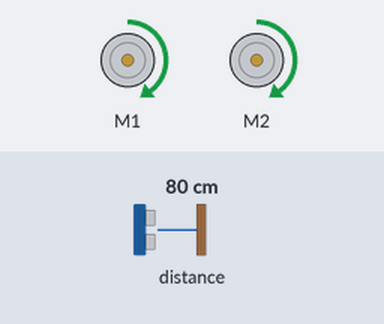
This program was run on a simulated BBC micro:bit (MakeCode). Parts: 2 × DC motor (green arrow = forward, orange = backward, longer = faster). The inputs (shaded band) are chosen by the test bench; at power-on: distance to the obstacle 80 cm. Random numbers come from a fixed seed.

Above: at 1.2 s.
1.3 s: distance to the obstacle set to 55 cm
2.8 s: distance to the obstacle set to 45 cm
At 3.5 s:
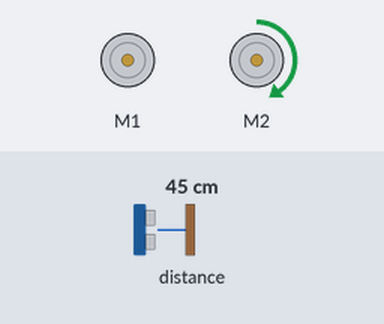
5.8 s: distance to the obstacle set to 60 cm
7.6 s: distance to the obstacle set to 2 cm
At 8.2 s:
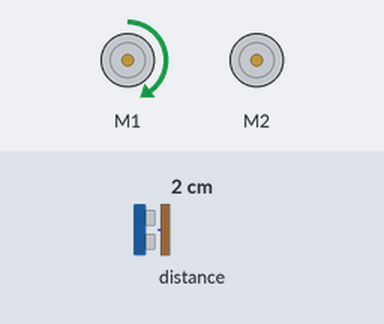
Timing chart, 0 to 10.1 s (numbered marks = the images above; inputs shaded):
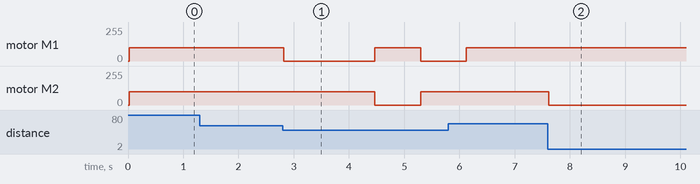

The program:

main.ts
```typescript
let strip = false
basic.forever(function () {
    if (maqueen.Ultrasonic(PingUnit.Centimeters) < 50 && maqueen.Ultrasonic(PingUnit.Centimeters) != 0) {
        strip = Math.randomBoolean()
        if (strip == true) {
            maqueen.motorRun(maqueen.Motors.M1, maqueen.Dir.CW, 100)
            maqueen.motorRun(maqueen.Motors.M2, maqueen.Dir.CW, 0)
            basic.pause(800)
        }
        if (strip == false) {
            maqueen.motorRun(maqueen.Motors.M1, maqueen.Dir.CW, 0)
            maqueen.motorRun(maqueen.Motors.M2, maqueen.Dir.CW, 100)
            basic.pause(800)
        }
    } else {
        maqueen.motorRun(maqueen.Motors.All, maqueen.Dir.CW, 100)
    }
})
```

test.ts
```typescript
// Hier kann man Tests durchführen; diese Datei wird nicht kompiliert, wenn dieses Paket als Erweiterung verwendet wird.
```

Measured:
- the behaviour switches between 50 and 49 cm on distance to the obstacle (found by bisection; images 0 and 1)
- after the input at 1.3 s, every drawn part: stays the same
- after the input at 2.8 s, motor M1: forward 100/255 → stopped at once, → forward 100/255 1.7 s later, → stopped 0.83 s later; motor M2: forward 100/255 → stopped after 1.7 s, → forward 100/255 0.83 s later
- after the input at 7.6 s, motor M2: forward 100/255 → stopped at once
